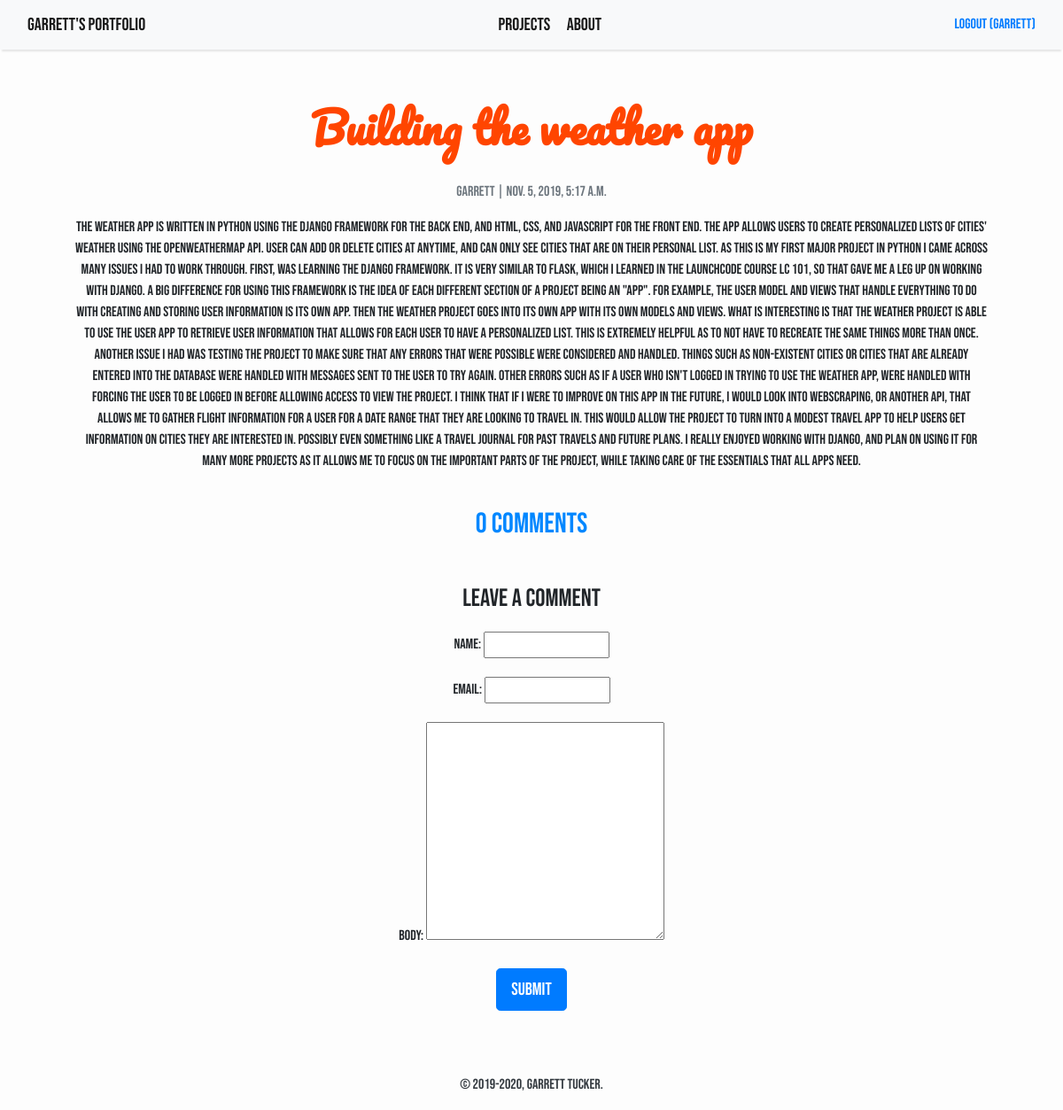
The app's page /blog/blog/weather-app/ (signed in) with its own data.
### blog/models.py (models this page shows, shortened)
class Post(models.Model):
    title = models.CharField(max_length=200, unique=True)
    slug = models.SlugField(max_length=200, unique=True)
    author = models.ForeignKey(User, on_delete= models.CASCADE,related_name='blog_posts')
    updated_on = models.DateTimeField(auto_now= True)
    content = models.TextField()
    created_on = models.DateTimeField(auto_now_add=True)
    status = models.IntegerField(choices=STATUS, default=0)
    class Meta:
        ordering = ['-created_on']

### blog/views.py (the view)
# urls.py: path('blog/<slug:slug>/', views.post_detail, name='post_detail'),
def post_detail(request, slug):
    template_name = 'post_detail.html'
    post = get_object_or_404(Post, slug=slug)
    comments = post.comments.filter(active=True)
    new_comment = None
    if request.method == 'POST':
        comment_form = CommentForm(data=request.POST)
        if comment_form.is_valid():
            new_comment = comment_form.save(commit=False)
            new_comment.post = post
            new_comment.save()
    else:
        comment_form = CommentForm()
    return render(request, template_name, {'post': post,
                                           'comments': comments,
                                           'new_comment': new_comment,
                                           'comment_form': comment_form})

### blog/forms.py
class CommentForm(forms.ModelForm):
    class Meta:
        model = Comment
        fields = ('name', 'email', 'body')

### blog/templates/post_detail.html (shortened to what this page needs)
{% extends 'portfolio/base.html' %} {% block content %}
{% load crispy_forms_tags %}
<div class="container" id="blog-container">
  <div class="row">
    <div class="col-md-12 top">
      <div class="card-body">
        <h1>{% block title %} {{ post.title }} {% endblock title %}</h1>
        <br>
        <p class=" text-muted">{{ post.author }} | {{ post.created_on }}</p>
        <p class="card-text ">{{ post.content | safe }}</p>
      </div>
    </div>
    <div class="col-md-12">
      <div class="card-body">
        <h2>{{ comments.count }} comments</h2>
      </div>
    </div>
    <div class="col-md-12">
      <div class="card-body">
        {% if new_comment %}
        <div class="alert alert-success" role="alert">
          Your comment is awaiting moderation
        </div>
        {% else %}
        <h3>Leave a comment</h3>
        <form method="post" style="margin-top: 1.3em;">
          {{ comment_form.as_p }}
          <button type="submit" class="btn btn-primary  btn-lg">Submit</button>
        </form>
        {% endif %}
      </div>
    </div>
  </div>
</div>
{% endblock content %}

### portfolio/templates/portfolio/base.html (shortened to what this page needs)
{% load static %}
<html>
    <head>
        <link rel="stylesheet" href="https://maxcdn.bootstrapcdn.com/bootstrap/4.0.0/css/bootstrap.min.css"
 />
    </head>
    <body>
        <nav class="navbar-fixed-top">
        <nav
         class="navbar navbar-expand-lg navbar-light bg-light shadow" id="mainNav">
            <div class="container-fluid">
                <a class="navbar-brand" href="{% url 'portfolio:home' %}">Garrett's Portfolio</a>
                <div id="projects-about-contact">
                    <a class="navbar-brand" href="{% url 'portfolio:home' %}#projects">Projects</a>
                    <a class="navbar-brand" href="{% url 'portfolio:home' %}#about-contact">About</a>
                </div>
                <div>
                    {% if user.is_authenticated %}
                        <a href="{% url 'logout' %}">Logout ({{user.get_username}})</a>
                    {% else %}
                        <a href="{% url 'login' %}">Login</a>
                        <a href="{% url 'register' %}">Register</a>
                    {% endif %}
                </div>
            </div>
        </nav>
        </nav>
        {% block content %}{% endblock content %}
        <footer class="py-3 bg-grey">
            <p class="m-0 text-dark text-center ">&copy; 2019<script>new Date().getFullYear()>2010&&document.write("-"+new Date().getFullYear());</script>, Garrett Tucker.</p>
        </footer>
    </body>
</html>

### portfolio/templates/portfolio/base.html (style rules this page uses)
.navbar-fixed-top { position: fixed; right: 0; left: 0; z-index: 999; }
.row { padding: 20px; }
div { text-align: center; }
body { font-family: 'Bebas Neue', cursive; font-size: 16px; background-color: #fdfdfd; }
.shadow { box-shadow: 0 4px 2px -2px rgba(0, 0, 0, 0.1); }
h1 { color: orangered; font-family: 'Pacifico', cursive; font-weight: bold; font-size: 48px; }
h2, h4 { color: #0087ff; }
#blog-container { padding-top: 75px; }

### records on screen
Post: title "Building the weather app", author "garrett", created_on "Nov. 5, 2019, 5:17 a.m.", content "The weather app is written in Python using the Django framework for the back end, and HTML, CSS, and Javascript for the front end. The app allows users to create personalized lists of cities' weather using the OpenWeatherMap API. User can add or delete cities at anytime, and can only see cities that are on their personal list. As this is my first major project in Python I came across many issues I had to work through. First, was learning the Django framework. It is very similar to Flask, which I learned in the Launchcode course LC 101, so that gave me a leg up on working with Django. A big difference for using this framework is the idea of each different section of a project being an \"app\".…"

### other values on screen
{{ user.get_username }} "garrett"
{{ comments.count }} "0"
